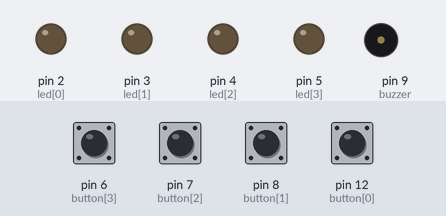
Simulated run of this sketch. Board: Arduino Uno, built with avr-gcc and run on an emulated ATmega328P. Shown: output pins drawn as LEDs (lit = HIGH), buzzer (waves = sounding). Dashed ring = blinking. Inputs (shaded band) come from the test bench; at power-on: pin 6 (button[3]), pin 7 (button[2]), pin 8 (button[1]), pin 12 (button[0]) HIGH. Random numbers use the default seed unless the sketch sets one.

Above: at 1.4 s.
1.5 s: pin 6 (button[3]) pulled LOW for 0.15 s
At 2.66 s:
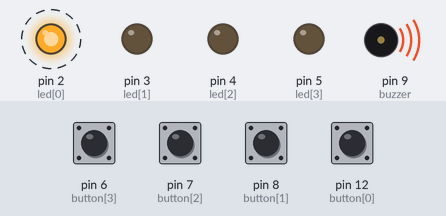
4.5 s: pin 12 (button[0]) pulled LOW for 0.15 s
At 6.0 s:
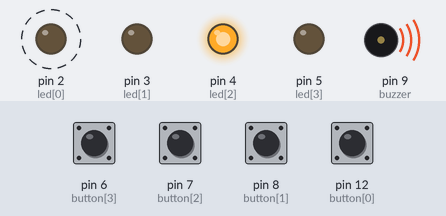
7.6 s: pin 7 (button[2]) pulled LOW for 0.15 s
At 7.67 s:
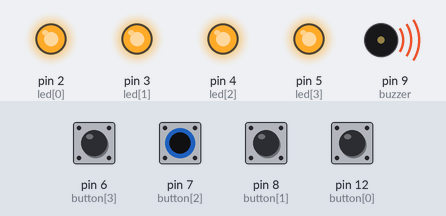
10.6 s: pin 7 (button[2]) pulled LOW for 1 s
At 13.3 s:
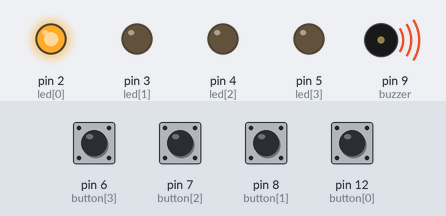
Timing chart, 0 to 14.6 s (numbered marks = the images above; inputs shaded):
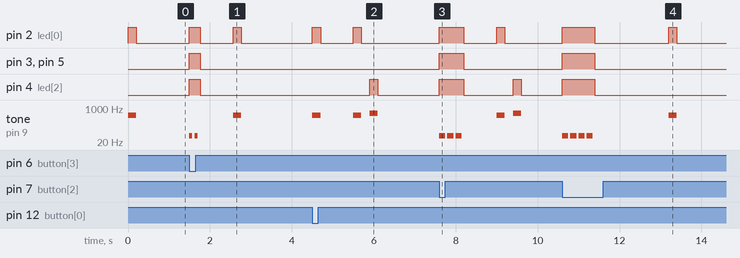

Measured:
- after the input at 1.5 s, pin 2 (led[0]): alternates HIGH for 0.23 s and LOW for 0.80 s, 4 changes in all, then stays LOW, starting at once; pin 3 (led[1]), pin 4 (led[2]), pin 5 (led[3]): LOW → HIGH at once, → LOW 0.26 s later; tone on pin 9 (buzzer): plays 40 Hz for 0.07 s, 40 Hz for 0.07 s, 440 Hz for 0.20 s, starting at once
- after the input at 4.5 s, pin 2 (led[0]): alternates HIGH for 0.20 s and LOW for 0.80 s, 4 changes in all, then stays LOW, starting at once; pin 4 (led[2]): LOW → HIGH after 1.4 s, → LOW 0.20 s later; tone on pin 9 (buzzer): plays 440 Hz for 0.20 s, 440 Hz for 0.20 s, 554 Hz for 0.20 s, starting at once
- after the input at 7.6 s, pin 2 (led[0]): LOW → HIGH at once, → LOW 0.60 s later, → HIGH 0.80 s later, → LOW 0.20 s later; pin 3 (led[1]): LOW → HIGH at once, → LOW 0.60 s later
- after the input at 10.6 s, pin 2 (led[0]): LOW → HIGH at once, → LOW 0.80 s later, → HIGH 1.8 s later, → LOW 0.20 s later; pin 3 (led[1]), pin 4 (led[2]), pin 5 (led[3]): LOW → HIGH at once, → LOW 0.80 s later; tone on pin 9 (buzzer): plays 40 Hz for 0.15 s, 40 Hz for 0.15 s, 40 Hz for 0.15 s, 40 Hz for 0.15 s, 440 Hz for 0.20 s, starting at once

The sketch:

SimonGame_Code.ino
```cpp
// ----- SIMON GAME (NO INTERRUPTS, POLLED BUTTONS) -----

const int buzzer = 9;
const int note[5] = {440, 494, 554, 587, 659};
const int led[4] = {2, 3, 4, 5};
const int button[4] = {12, 8, 7, 6};

int solutionArray[128];
int lvl = 0;
int userStroke = 0;

bool simons_turn = true;
bool nextLevel = true;

unsigned long lastPressTime[4] = {0,0,0,0};
int debounce = 250;   // debounce in ms

int lives = 3;
int beep_interval = 200;


// ---------------------------------------------------------------------
// Helper: light a color (used by Simon demo)
// ---------------------------------------------------------------------
void lightColor(int select, int interval) {
  if (select < 4) {
    digitalWrite(led[select], HIGH);
    tone(buzzer, note[select]);
    delay(interval);
    digitalWrite(led[select], LOW);
    noTone(buzzer);
    delay(interval);
  }
  else {
    for (int i = 0; i < 4; i++) digitalWrite(led[i], HIGH);
    tone(buzzer, note[4]);
    delay(interval);
    for (int i = 0; i < 4; i++) digitalWrite(led[i], LOW);
    noTone(buzzer);
    delay(interval);
  }
}


// ---------------------------------------------------------------------
// Helper: show good/bad button feedback
// ---------------------------------------------------------------------
void buttonPressFeedback(int feedback) {

  // -3 = wrong, 2 lives left
  if (feedback == -3) {
    for (int i = 0; i < 4; i++) digitalWrite(led[i], HIGH);
    for (int k = 0; k < 2; k++) {
      tone(buzzer, 40); delay(66); noTone(buzzer); delay(66);
    }
    for (int i = 0; i < 4; i++) digitalWrite(led[i], LOW);
  }

  // -2 = wrong, 1 life left
  else if (feedback == -2) {
    for (int i = 0; i < 4; i++) digitalWrite(led[i], HIGH);
    for (int k = 0; k < 3; k++) {
      tone(buzzer, 40); delay(150); noTone(buzzer); delay(50);
    }
    for (int i = 0; i < 4; i++) digitalWrite(led[i], LOW);
  }

  // -1 = game over → show score
  else if (feedback == -1) {
    for (int i = 0; i < 4; i++) digitalWrite(led[i], HIGH);
    for (int k = 0; k < 4
    ; k++) {
      tone(buzzer, 40); delay(150); noTone(buzzer); delay(50);
    }
    for (int i = 0; i < 4; i++) digitalWrite(led[i], LOW);

    delay(1000);
  }

  // Otherwise: show the button pressed
  else {
    digitalWrite(led[feedback], HIGH);
    tone(buzzer, note[feedback]);
    delay(beep_interval);
    digitalWrite(led[feedback], LOW);
    noTone(buzzer);
  }
}


// ---------------------------------------------------------------------
// Check if the user input matches expected
// ---------------------------------------------------------------------
int inputHandler(int color) {

  int expecting = solutionArray[userStroke];

  if (color == expecting) {

    if (userStroke == lvl - 1) {
      userStroke = 0;
      return 1;   // Level completed
    }
    else {
      userStroke++;
      return 0;   // Correct but continue playing
    }
  }

  // Wrong input
  return -1;
}


// ---------------------------------------------------------------------
// Poll for buttons (returns -1 if no button pressed)
// ---------------------------------------------------------------------
int getButtonPress() {
  for (int i = 0; i < 4; i++) {
    if (digitalRead(button[i]) == LOW) {   // active LOW with pullup
      unsigned long now = millis();
      if (now - lastPressTime[i] > debounce) {
        lastPressTime[i] = now;
        return i;
      }
    }
  }
  return -1;
}


// ---------------------------------------------------------------------
// Setup
// ---------------------------------------------------------------------
void setup() {
  pinMode(buzzer, OUTPUT);

  for (int i = 0; i < 4; i++) {
    pinMode(led[i], OUTPUT);
    digitalWrite(led[i], LOW);

    pinMode(button[i], INPUT_PULLUP);
  }

  randomSeed(analogRead(A0));
}


// ---------------------------------------------------------------------
// Main Loop
// ---------------------------------------------------------------------
void loop() {

  // SIMON'S TURN
  if (simons_turn) {

    solutionArray[lvl] = random(0, 4);

    if (nextLevel) lvl++;

    for (int i = 0; i < lvl; i++)
      lightColor(solutionArray[i], beep_interval);

    nextLevel = true;
    simons_turn = false;
  }


  // USER'S TURN
  else {

    int pressed = getButtonPress();

    if (pressed != -1) {

      int userFeedback = pressed;
      int result = inputHandler(pressed);

      if (result == 1) {
        simons_turn = true;
      }
      else if (result == -1) {
        lives--;

        if (lives == 0) {
          userFeedback = -1;
          lives = 3;
          userStroke = 0;
          lvl = 0;
          simons_turn = true;
        }
        else {
          userFeedback = -1 * lives - 1;
          simons_turn = true;
          nextLevel = false;
        }
      }

      buttonPressFeedback(userFeedback);

      if (simons_turn) delay(800);
    }
  }
}
```
